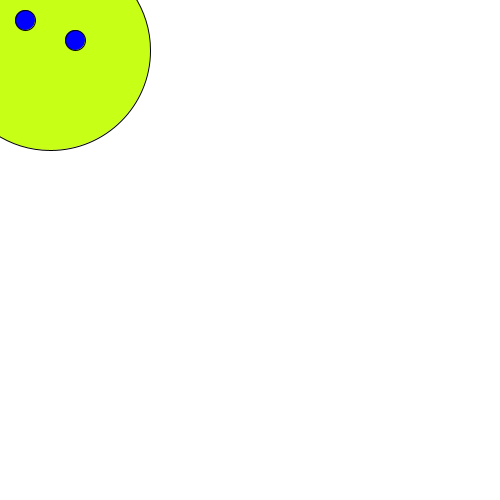
Frame 1 (no input)
Frame 60 (the mouse pressed at the canvas centre just before this capture): identical to frame 1, image omitted
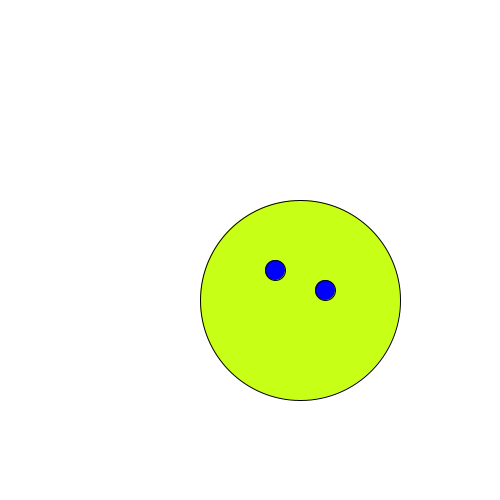
Frame 120 (the mouse held since frame 60 and released just before this capture)

The Processing sketch that drew these frames (run headless with seeded random() and noise(); from frame 60 on, the mouse is pressed at the canvas centre):

// Processing sketch: processing_106369
// ── processing_106369.pde

int counter;
 
void setup() {  //setup function called initially, only once
  size(500, 500);
  background(255);  //set background white
}
 
void draw() {  //draw function loops 
 
    background(255);
 
    fill(200,255,22);
 
    ellipse(mouseX+50,mouseY+50,200,200);
 
    // eyes
    fill(0,0,255);
    ellipse(mouseX+75,mouseY+40,20,20);
    ellipse(mouseX+25,mouseY+20,20,20);
 
 
}
